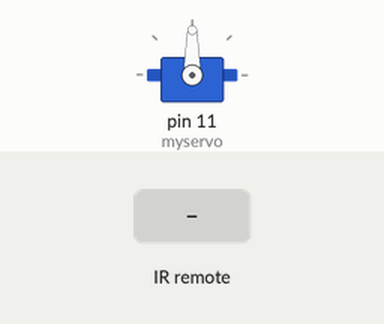
This sketch was run on a simulated Arduino Uno, built with avr-gcc and run on an emulated ATmega328P. On the bench: servo. Inputs (shaded band) come from the test bench. What the sketch prints to the serial monitor is not drawn.

Above: at 1.2 s.
1.3 s: infrared code 0xEA15FF00 received
At 2.0 s:
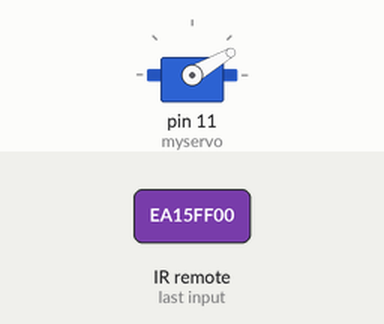
2.8 s: infrared code 0xB946FF00 received
At 3.2 s:
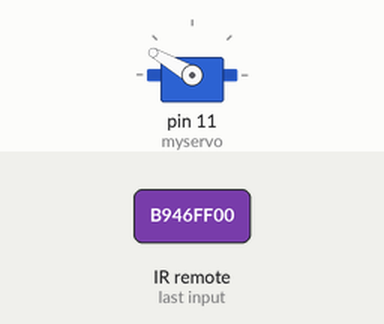
Timing chart, 0 to 5.8 s (numbered marks = the images above; inputs shaded):
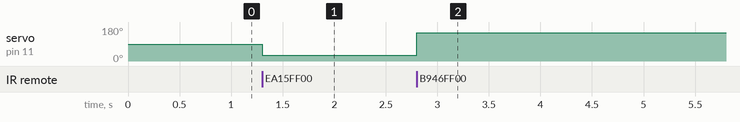

The sketch:

ir__servo.ino
```cpp
//www.elegoo.com
//2023.05.08

#include "IRremote.h"
#include <Servo.h>
/* After including the corresponding libraries,
   we can use the "class" like "Servo" created by the developer for us.
   We can use the functions and variables created in the libraries by creating
   objects like the following "myservo" to refer to the members in ".".*/

Servo myservo;
int receiver = 12; // Signal Pin of IR receiver to Arduino Digital Pin 12

/*-----( Declare objects )-----*/
IRrecv irrecv(receiver);     // create instance of 'irrecv'
//vairable uses to store the last decodedRawData
uint32_t last_decodedRawData = 0;

/*-----( Function )-----*/
void translateIR() // takes action based on IR code received
// describing Remote IR codes
{
  // Check if it is a repeat IR code
  if (irrecv.decodedIRData.flags)
  {
    //set the current decodedRawData to the last decodedRawData
    irrecv.decodedIRData.decodedRawData = last_decodedRawData;
  }
  switch (irrecv.decodedIRData.decodedRawData)
  {
    //the "VOL-" button
    case 0xEA15FF00:  myservo.write(30);// move servos to center position -> 30°
      delay(1000);
      break;

    //the "VOL+" button
    case 0xB946FF00:   myservo.write(150);// move servos to center position -> 150°
      delay(1000);
      break;
    default:
      Serial.println(" other button   ");

  }// End Case

  delay(500); // Do not get immediate repeat

} //END translateIR
void setup()   /*----( SETUP: RUNS ONCE )----*/
{
  Serial.begin(9600);
  Serial.println("IR Receiver Button Decode");
  irrecv.enableIRIn(); // Start the receiver
  myservo.attach(11);//connect pin 11 with the control line(the middle line of Servo)

}/*--(end setup )---*/


void loop()   /*----( LOOP: RUNS CONSTANTLY )----*/
{
  if (irrecv.decode()) // have we received an IR signal?
  {
    translateIR();
    irrecv.resume(); // receive the next value
  }
}/* --(end main loop )-- */
```

Measured:
- after the input at 1.3 s, servo on pin 11 (myservo): 90° → 30° at once
- after the input at 2.8 s, servo on pin 11 (myservo): 30° → 150° at once
